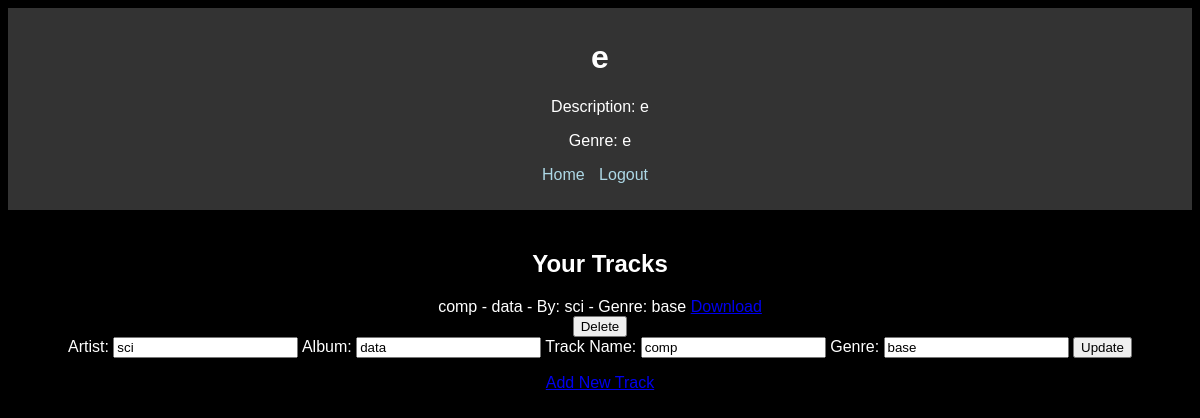
Screenshot of /artistpage (signed in) with the database file from the repository.
### tables this page shows
CREATE TABLE artist_pages (
    id INTEGER PRIMARY KEY AUTOINCREMENT,
    artist_name TEXT NOT NULL,
    description TEXT,
    genre TEXT,
    user_id INTEGER,
    FOREIGN KEY (user_id) REFERENCES users(id)
);

CREATE TABLE tracks (
    id INTEGER PRIMARY KEY AUTOINCREMENT,
    artist TEXT NOT NULL,
    album TEXT,
    name TEXT NOT NULL,
    genre TEXT,
    user_id INTEGER,
    file_path TEXT, image_url TEXT,
    FOREIGN KEY (user_id) REFERENCES users(id)
);

### app.py (the view)
@app.route('/artistpage')
def artistpage():
    if 'user_id' not in session:
        flash('Please log in to access your artist page.')
        return redirect(url_for('login'))
    db = get_db()
    user_id = session['user_id']
    artist_details = db.execute('SELECT * FROM artist_pages WHERE user_id = ?', (user_id,)).fetchone()
    tracks = db.execute('SELECT * FROM tracks WHERE user_id = ?', (user_id,)).fetchall()
    if not artist_details:
        return redirect(url_for('create_artist'))  # Redirect to create artist page if no artist details found
    return render_template('artistpage.html', artist=artist_details, tracks=tracks)

### app.py (called while the page is built)
def get_db():
    db = getattr(g, '_database', None)
    if db is None:
        db = g._database = sqlite3.connect(DATABASE)
        db.row_factory = sqlite3.Row
    return db

@app.teardown_appcontext
def close_connection(exception):
    db = getattr(g, '_database', None)
    if db is not None:
        db.close()

### templates/artistpage.html (shortened to what this page needs)
<!DOCTYPE html>
<html lang="en">
<head>
    <link rel="stylesheet" href="{{ url_for('static', filename='css/style.css') }}">
</head>
<body>
    <header>
        <h1>{{ artist.artist_name }}</h1>
        <p>Description: {{ artist.description }}</p>
        <p>Genre: {{ artist.genre }}</p>
        <nav>
            <ul>
                <li><a href="{{ url_for('home') }}">Home</a></li>
                <li><a href="{{ url_for('logout') }}">Logout</a></li>
            </ul>
        </nav>
    </header>
    <main>
        <h2>Your Tracks</h2>
        <ul>
            {% for track in tracks %}
            <li>
                {{ track.name }} - {{ track.album }} - By: {{ track.artist }} - Genre: {{ track.genre }}
                <a href="{{ url_for('download', filename=track.file_path) }}">Download</a>
                <form action="{{ url_for('delete_track') }}" method="post" onsubmit="return confirm('Are you sure you want to delete this track?');">
                <button type="submit">Delete</button>
                </form>
                <form action="{{ url_for('edit_track') }}" method="post">
                    Artist: <input type="text" name="artist" value="{{ track.artist }}" required>
                    Album: <input type="text" name="album" value="{{ track.album }}">
                    Track Name: <input type="text" name="name" value="{{ track.name }}" required>
                    Genre: <input type="text" name="genre" value="{{ track.genre }}">
                    <button type="submit">Update</button>
                </form>
            </li>
            {% endfor %}
        </ul>
        <a href="{{ url_for('createtrack') }}">Add New Track</a>
    </main>
</body>
</html>

### static/css/style.css (style rules this page uses)
body { font-family: Arial, sans-serif; background-color: black; color: white; }
header { background-color: #333; color: #fff; padding: 10px 20px; text-align: center; }
nav ul { list-style-type: none; padding: 0; }
nav ul li { display: inline; margin-right: 10px; }
nav ul li a { color: lightblue; text-decoration: none; }
main { text-align: center; padding: 20px; }
ul { list-style-type: none; padding: 0; }

### rows the page displays
artist_pages: artist_name "e", description "e", genre "e"
tracks: name "comp", album "data", artist "sci", genre "base"
